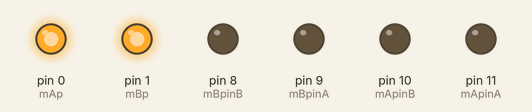
Bench run of a sketch on a simulated Arduino Uno, built with avr-gcc and run on an emulated ATmega328P. On the bench: output pins drawn as LEDs (lit = HIGH).

Above: at 0.1 s.
Timing chart, 0 to 1.6 s (numbered marks = the images above):
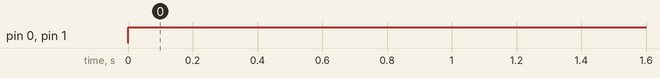

The sketch:

MOTOR_DRIVER.ino
```cpp
int mAp = 0;
int mBp = 1;
int mApinA = 11;
int mApinB = 10;
int mBpinA = 9;
int mBpinB = 8;

void setup() {
   pinMode(mAp,OUTPUT);
   pinMode(mBp,OUTPUT);
   pinMode(mApinA,OUTPUT);
   pinMode(mApinB,OUTPUT);
   pinMode(mBpinA,OUTPUT);
   pinMode(mBpinB,OUTPUT);
   pinMode(A5, INPUT);
   pinMode(A4, INPUT);
}

void loop() {
  digitalWrite(mAp,HIGH);
  digitalWrite(mBp,HIGH);

  if(A5 == HIGH) {
    digitalWrite(mApinA,HIGH);
    digitalWrite(mApinB,LOW);
    digitalWrite(mBpinA,LOW);
    digitalWrite(mBpinB,HIGH);

  }
  if(A4 == HIGH) {
    digitalWrite(mApinA,LOW);
    digitalWrite(mApinB,HIGH);
    digitalWrite(mBpinA,HIGH);
    digitalWrite(mBpinB,LOW);

  }
}
```

Measured:
- by itself, pin 0 (mAp), pin 1 (mBp): LOW → HIGH at 0.00 s
